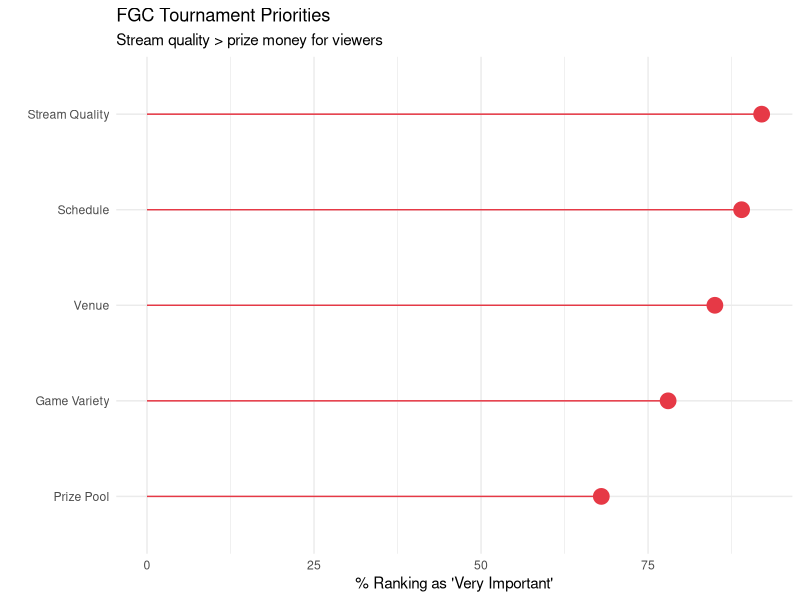

Generate this figure with R:
## ---- chunk 1
library(ggplot2)

# Simulated survey data
fgc_data <- data.frame(
  Feature = c("Prize Pool", "Stream Quality", "Venue", "Game Variety", "Schedule"),
  Importance = c(68, 92, 85, 78, 89)  # % ranking as "Very Important"
)

# Plot
ggplot(fgc_data, aes(x = reorder(Feature, Importance), y = Importance)) +
  geom_segment(aes(xend = Feature, yend = 0), color = "#E63946") +
  geom_point(size = 5, color = "#E63946") +
  coord_flip() +
  labs(
    title = "FGC Tournament Priorities",
    subtitle = "Stream quality > prize money for viewers",
    x = "",
    y = "% Ranking as 'Very Important'"
  ) +
  theme_minimal()
